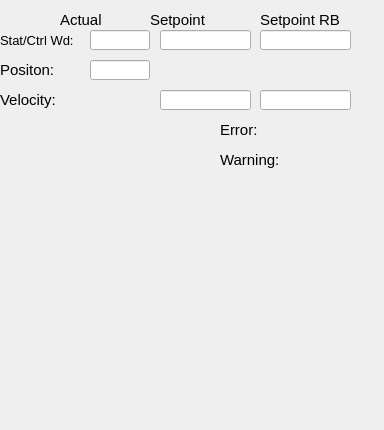
   <widget class="QWidget" name="tab">
    <property name="sizePolicy">
     <sizepolicy hsizetype="Fixed" vsizetype="Fixed">
      <horstretch>0</horstretch>
      <verstretch>0</verstretch>
     </sizepolicy>
    </property>
    <attribute name="title">
     <string>General</string>
    </attribute>
    <widget class="caLabel" name="calabel_9">
     <property name="geometry">
      <rect>
       <x>0</x>
       <y>30</y>
       <width>80</width>
       <height>20</height>
      </rect>
     </property>
     <property name="sizePolicy">
      <sizepolicy hsizetype="Fixed" vsizetype="Fixed">
       <horstretch>0</horstretch>
       <verstretch>0</verstretch>
      </sizepolicy>
     </property>
     <property name="font">
      <font>
       <pointsize>10</pointsize>
      </font>
     </property>
     <property name="text">
      <string>Stat/Ctrl Wd:</string>
     </property>
     <property name="textFormat">
      <enum>Qt::PlainText</enum>
     </property>
     <property name="scaledContents">
      <bool>false</bool>
     </property>
    </widget>
    <widget class="caLabel" name="calabel_13">
     <property name="geometry">
      <rect>
       <x>220</x>
       <y>120</y>
       <width>80</width>
       <height>20</height>
      </rect>
     </property>
     <property name="sizePolicy">
      <sizepolicy hsizetype="Fixed" vsizetype="Fixed">
       <horstretch>0</horstretch>
       <verstretch>0</verstretch>
      </sizepolicy>
     </property>
     <property name="font">
      <font>
       <pointsize>11</pointsize>
      </font>
     </property>
     <property name="text">
      <string>Error:</string>
     </property>
    </widget>
    <widget class="caLabel" name="calabel_10">
     <property name="geometry">
      <rect>
       <x>0</x>
       <y>90</y>
       <width>80</width>
       <height>20</height>
      </rect>
     </property>
     <property name="sizePolicy">
      <sizepolicy hsizetype="Fixed" vsizetype="Fixed">
       <horstretch>0</horstretch>
       <verstretch>0</verstretch>
      </sizepolicy>
     </property>
     <property name="font">
      <font>
       <pointsize>11</pointsize>
      </font>
     </property>
     <property name="text">
      <string>Velocity:</string>
     </property>
    </widget>
    <widget class="caLineEdit" name="calineedit_9">
     <property name="geometry">
      <rect>
       <x>90</x>
       <y>30</y>
       <width>60</width>
       <height>20</height>
      </rect>
     </property>
     <property name="channel" stdset="0">
      <string notr="true">$(IOC):m$(MasterID)s$(SlaveID)-Drv01-Stat</string>
     </property>
     <property name="background">
      <color alpha="0">
       <red>160</red>
       <green>160</green>
       <blue>164</blue>
      </color>
     </property>
     <property name="colorMode">
      <enum>caLineEdit::Static</enum>
     </property>
     <property name="precisionMode">
      <enum>caLineEdit::Channel</enum>
     </property>
     <property name="unitsEnabled">
      <bool>true</bool>
     </property>
    </widget>
    <widget class="caLed" name="caled_Warning">
     <property name="geometry">
      <rect>
       <x>300</x>
       <y>150</y>
       <width>52</width>
       <height>12</height>
      </rect>
     </property>
     <property name="sizePolicy">
      <sizepolicy hsizetype="Preferred" vsizetype="MinimumExpanding">
       <horstretch>0</horstretch>
       <verstretch>0</verstretch>
      </sizepolicy>
     </property>
     <property name="minimumSize">
      <size>
       <width>4</width>
       <height>12</height>
      </size>
     </property>
     <property name="toolTip">
      <string>&lt;html&gt;&lt;head/&gt;&lt;body&gt;&lt;p&gt;E-Bus Power Status&lt;/p&gt;&lt;/body&gt;&lt;/html&gt;</string>
     </property>
     <property name="rectangular">
      <bool>true</bool>
     </property>
     <property name="gradientEnabled">
      <bool>false</bool>
     </property>
     <property name="ledHeight">
      <number>10</number>
     </property>
     <property name="channel" stdset="0">
      <string notr="true">$(IOC):m$(MasterID)s$(SlaveID)-Drv01-WrnAlrm</string>
     </property>
     <property name="colorMode">
      <enum>caLed::Static</enum>
     </property>
     <property name="falseColor">
      <color>
       <red>255</red>
       <green>170</green>
       <blue>0</blue>
      </color>
     </property>
     <property name="trueColor">
      <color>
       <red>0</red>
       <green>85</green>
       <blue>0</blue>
      </color>
     </property>
     <property name="trueValue">
      <string notr="true">0</string>
     </property>
     <property name="falseValue">
      <string notr="true">1</string>
     </property>
    </widget>
    <widget class="caLed" name="caled_Error">
     <property name="geometry">
      <rect>
       <x>300</x>
       <y>120</y>
       <width>52</width>
       <height>12</height>
      </rect>
     </property>
     <property name="sizePolicy">
      <sizepolicy hsizetype="Preferred" vsizetype="MinimumExpanding">
       <horstretch>0</horstretch>
       <verstretch>0</verstretch>
      </sizepolicy>
     </property>
     <property name="minimumSize">
      <size>
       <width>4</width>
       <height>12</height>
      </size>
     </property>
     <property name="toolTip">
      <string>&lt;html&gt;&lt;head/&gt;&lt;body&gt;&lt;p&gt;E-Bus Power Status&lt;/p&gt;&lt;/body&gt;&lt;/html&gt;</string>
     </property>
     <property name="rectangular">
      <bool>true</bool>
     </property>
     <property name="gradientEnabled">
      <bool>false</bool>
     </property>
     <property name="ledHeight">
      <number>10</number>
     </property>
     <property name="channel" stdset="0">
      <string notr="true">$(IOC):m$(MasterID)s$(SlaveID)-Drv01-ErrAlrm</string>
     </property>
     <property name="colorMode">
      <enum>caLed::Static</enum>
     </property>
     <property name="falseColor">
      <color>
       <red>170</red>
       <green>0</green>
       <blue>0</blue>
      </color>
     </property>
     <property name="trueColor">
      <color>
       <red>0</red>
       <green>85</green>
       <blue>0</blue>
      </color>
     </property>
     <property name="trueValue">
      <string notr="true">0</string>
     </property>
     <property name="falseValue">
      <string notr="true">1</string>
     </property>
    </widget>
    <widget class="caLabel" name="calabel_14">
     <property name="geometry">
      <rect>
       <x>220</x>
       <y>150</y>
       <width>80</width>
       <height>20</height>
      </rect>
     </property>
     <property name="sizePolicy">
      <sizepolicy hsizetype="Fixed" vsizetype="Fixed">
       <horstretch>0</horstretch>
       <verstretch>0</verstretch>
      </sizepolicy>
     </property>
     <property name="font">
      <font>
       <pointsize>11</pointsize>
      </font>
     </property>
     <property name="text">
      <string>Warning:</string>
     </property>
    </widget>
    <widget class="caLineEdit" name="calineedit">
     <property name="geometry">
      <rect>
       <x>90</x>
       <y>60</y>
       <width>60</width>
       <height>20</height>
      </rect>
     </property>
     <property name="channel" stdset="0">
      <string notr="true">$(IOC):m$(MasterID)s$(SlaveID)-Enc01-PosAct</string>
     </property>
     <property name="background">
      <color alpha="0">
       <red>160</red>
       <green>160</green>
       <blue>164</blue>
      </color>
     </property>
     <property name="colorMode">
      <enum>caLineEdit::Static</enum>
     </property>
     <property name="precisionMode">
      <enum>caLineEdit::User</enum>
     </property>
    </widget>
    <widget class="caLabel" name="calabel_5">
     <property name="geometry">
      <rect>
       <x>0</x>
       <y>60</y>
       <width>80</width>
       <height>20</height>
      </rect>
     </property>
     <property name="sizePolicy">
      <sizepolicy hsizetype="Fixed" vsizetype="Fixed">
       <horstretch>0</horstretch>
       <verstretch>0</verstretch>
      </sizepolicy>
     </property>
     <property name="font">
      <font>
       <pointsize>11</pointsize>
      </font>
     </property>
     <property name="text">
      <string>Positon:</string>
     </property>
    </widget>
    <widget class="caTextEntry" name="catextentry_13">
     <property name="geometry">
      <rect>
       <x>160</x>
       <y>90</y>
       <width>91</width>
       <height>20</height>
      </rect>
     </property>
     <property name="minimumSize">
      <size>
       <width>0</width>
       <height>20</height>
      </size>
     </property>
     <property name="maximumSize">
      <size>
       <width>16777215</width>
       <height>20</height>
      </size>
     </property>
     <property name="readOnly">
      <bool>false</bool>
     </property>
     <property name="channel" stdset="0">
      <string notr="true">$(IOC):m$(MasterID)s$(SlaveID)-Drv01-Spd</string>
     </property>
     <property name="keepFocus">
      <bool>true</bool>
     </property>
    </widget>
    <widget class="caTextEntry" name="catextentry_14">
     <property name="geometry">
      <rect>
       <x>260</x>
       <y>90</y>
       <width>91</width>
       <height>20</height>
      </rect>
     </property>
     <property name="minimumSize">
      <size>
       <width>0</width>
       <height>20</height>
      </size>
     </property>
     <property name="maximumSize">
      <size>
       <width>16777215</width>
       <height>20</height>
      </size>
     </property>
     <property name="readOnly">
      <bool>false</bool>
     </property>
     <property name="channel" stdset="0">
      <string notr="true">$(IOC):m$(MasterID)s$(SlaveID)-Drv01-Spd-RB</string>
     </property>
     <property name="keepFocus">
      <bool>true</bool>
     </property>
    </widget>
    <widget class="caTextEntry" name="catextentry_16">
     <property name="geometry">
      <rect>
       <x>160</x>
       <y>30</y>
       <width>91</width>
       <height>20</height>
      </rect>
     </property>
     <property name="minimumSize">
      <size>
       <width>0</width>
       <height>20</height>
      </size>
     </property>
     <property name="maximumSize">
      <size>
       <width>16777215</width>
       <height>20</height>
      </size>
     </property>
     <property name="readOnly">
      <bool>false</bool>
     </property>
     <property name="channel" stdset="0">
      <string notr="true">$(IOC):m$(MasterID)s$(SlaveID)-Drv01-Cmd</string>
     </property>
     <property name="keepFocus">
      <bool>true</bool>
     </property>
    </widget>
    <widget class="caTextEntry" name="catextentry_17">
     <property name="geometry">
      <rect>
       <x>260</x>
       <y>30</y>
       <width>91</width>
       <height>20</height>
      </rect>
     </property>
     <property name="minimumSize">
      <size>
       <width>0</width>
       <height>20</height>
      </size>
     </property>
     <property name="maximumSize">
      <size>
       <width>16777215</width>
       <height>20</height>
      </size>
     </property>
     <property name="readOnly">
      <bool>false</bool>
     </property>
     <property name="channel" stdset="0">
      <string notr="true">$(IOC):m$(MasterID)s$(SlaveID)-Drv01-Cmd-RB</string>
     </property>
     <property name="keepFocus">
      <bool>true</bool>
     </property>
    </widget>
    <widget class="caLabel" name="calabel_51">
     <property name="geometry">
      <rect>
       <x>60</x>
       <y>10</y>
       <width>80</width>
       <height>20</height>
      </rect>
     </property>
     <property name="sizePolicy">
      <sizepolicy hsizetype="Fixed" vsizetype="Fixed">
       <horstretch>0</horstretch>
       <verstretch>0</verstretch>
      </sizepolicy>
     </property>
     <property name="font">
      <font>
       <pointsize>11</pointsize>
      </font>
     </property>
     <property name="text">
      <string>Actual</string>
     </property>
     <property name="textFormat">
      <enum>Qt::PlainText</enum>
     </property>
     <property name="scaledContents">
      <bool>false</bool>
     </property>
    </widget>
    <widget class="caLabel" name="calabel_52">
     <property name="geometry">
      <rect>
       <x>150</x>
       <y>10</y>
       <width>80</width>
       <height>20</height>
      </rect>
     </property>
     <property name="sizePolicy">
      <sizepolicy hsizetype="Fixed" vsizetype="Fixed">
       <horstretch>0</horstretch>
       <verstretch>0</verstretch>
      </sizepolicy>
     </property>
     <property name="font">
      <font>
       <pointsize>11</pointsize>
      </font>
     </property>
     <property name="text">
      <string>Setpoint</string>
     </property>
     <property name="textFormat">
      <enum>Qt::PlainText</enum>
     </property>
     <property name="scaledContents">
      <bool>false</bool>
     </property>
    </widget>
    <widget class="caLabel" name="calabel_53">
     <property name="geometry">
      <rect>
       <x>260</x>
       <y>10</y>
       <width>80</width>
       <height>20</height>
      </rect>
     </property>
     <property name="sizePolicy">
      <sizepolicy hsizetype="Fixed" vsizetype="Fixed">
       <horstretch>0</horstretch>
       <verstretch>0</verstretch>
      </sizepolicy>
     </property>
     <property name="font">
      <font>
       <pointsize>11</pointsize>
      </font>
     </property>
     <property name="text">
      <string>Setpoint RB</string>
     </property>
     <property name="textFormat">
      <enum>Qt::PlainText</enum>
     </property>
     <property name="scaledContents">
      <bool>false</bool>
     </property>
    </widget>
    <widget class="caStripPlot" name="castripplot_3">
     <property name="geometry">
      <rect>
       <x>10</x>
       <y>180</y>
       <width>361</width>
       <height>241</height>
      </rect>
     </property>
     <property name="Title" stdset="0">
      <string notr="true">Position</string>
     </property>
     <property name="channels" stdset="0">
      <string>$(IOC):m$(MasterID)s$(SlaveID)-Enc01-PosAct</string>
     </property>
     <property name="YAxisScaling" stdset="0">
      <enum>caStripPlot::autoScale</enum>
     </property>
     <property name="foreground">
      <color>
       <red>244</red>
       <green>244</green>
       <blue>244</blue>
      </color>
     </property>
    </widget>
    <widget class="caRelatedDisplay" name="carelateddisplay_9">
     <property name="geometry">
      <rect>
       <x>360</x>
       <y>95</y>
       <width>15</width>
       <height>16</height>
      </rect>
     </property>
     <property name="minimumSize">
      <size>
       <width>15</width>
       <height>16</height>
      </size>
     </property>
     <property name="maximumSize">
      <size>
       <width>15</width>
       <height>16</height>
      </size>
     </property>
     <property name="labels">
      <string>&gt;</string>
     </property>
     <property name="files">
      <string>ecmcGraph_v1.ui</string>
     </property>
     <property name="args">
      <string>IOC=$(IOC),TITLE=m$(MasterID)s$(SlaveID).Drv01: Velo Setpoint,PV=$(IOC):m$(MasterID)s$(SlaveID)-Drv01-Spd-RB</string>
     </property>
    </widget>
   </widget>
